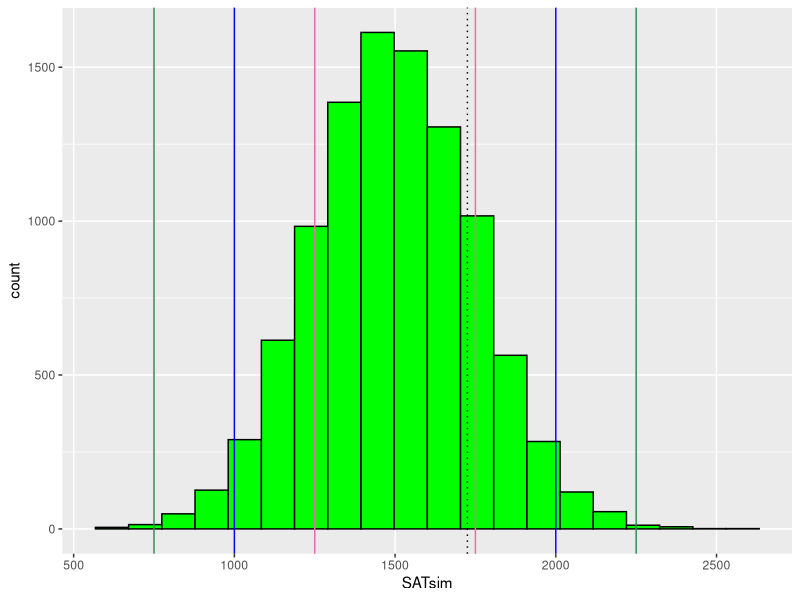
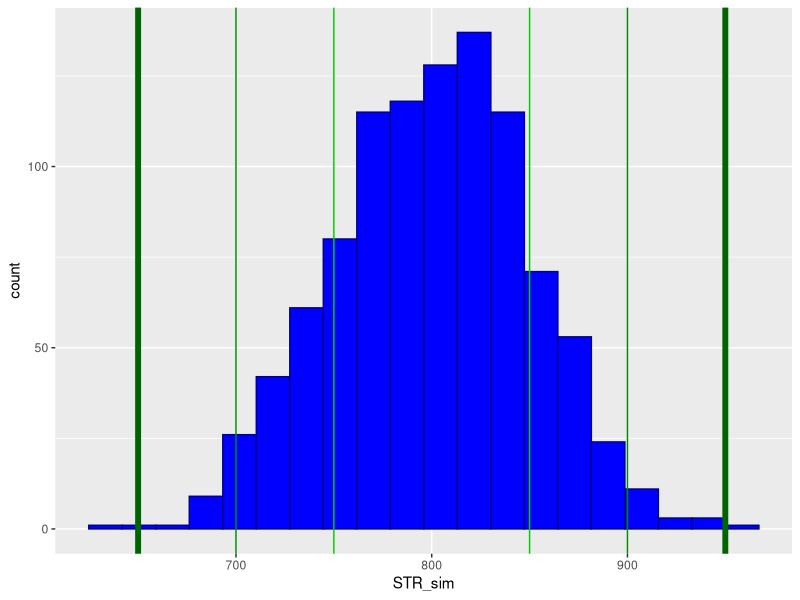

These figures' R source, in order:
library(tidyverse)
ds = read.csv("sat-scores-by-state-2025.csv")
head(ds)
nrow(ds)
ncol(ds)
names(ds)
summary(ds)

ds = ds %>%
  rename(SAT_avg = SATScoresAvgTotal_2024) %>% 
  select(-stateFlagCode)
ds %>%
  arrange(SAT_avg)



ds %>%
  summarise( mean_SAT = mean(SAT_avg),
             sd_SAT= sd(SAT_avg),
  )
the_mean = 1091
the_sd = 106.4109

ds %>%
  mutate( z_score = (SAT_avg - the_mean)/the_sd )%>%
  select(state,SAT_avg, z_score)

z_A = (1500-1500)/250
z_B= (21- 20.8)/4.8
SATsim = rnorm(10000, 1500, 250)
tibble(SAT_sim=SATsim) %>%
  ggplot(aes(x=SATsim))+
  geom_histogram(fill="green", color = "black", bins =20)+
  geom_vline(xintercept = 1725, linetype = "dotted")+
  geom_vline(xintercept = c(1500-250, 1500+250),  color= "hotpink2")+
  geom_vline(xintercept = c(1500-250*2, 1500+250*2),  color= "blue")+
  geom_vline(xintercept = c(1500-250*3, 1500+250*3),  color= "seagreen")

1500-250
1500+250

1500-250*2
1500+250*2

1500-250*3
1500+250*3




tibble(SAT_sim= SATsim) %>%
  summarise(
    total_bw_lsigma = sum(SATsim>= 1250 & SATsim<=1750)/10000,
    total_bw_lsigma = sum(SATsim>= 1000 & SATsim<=2000)/10000
  )
stregth = rnorm(1000, 800,50)
tibble(STR_sim=stregth) %>%
  ggplot(aes(x=STR_sim))+
  geom_histogram(fill="blue", color = "darkblue", bins = 20)+
  geom_vline(xintercept = c(800-50, 800+50),  color= "green3")+
  geom_vline(xintercept = c(800-50*2, 800+50*2),  color= "green4")+
  geom_vline(xintercept = c(800-50*3, 800+50*3),  color= "darkgreen", linewidth = 2)
800-50*3
800+50*3

pnorm(1250,1500,250)
qnorm(0.95, 1500,250)
qnorm(0.15, 1500,250)
